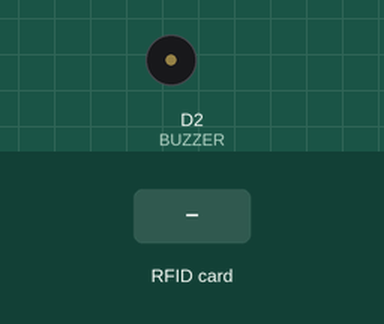
Recording of a sketch running on a simulated ESP8266 (NodeMCU). Shown: buzzer (waves = sounding, pin HIGH). The inputs (shaded band) are chosen by the test bench. WiFi joins after 1.5 s; servers stay silent unless stated; uploads are accepted with an empty reply; what the sketch prints to the serial monitor is not drawn.

Above: at 6.7 s.
6.8 s: RFID card 5E 7A 19 C4 held to the reader
At 7.0 s:
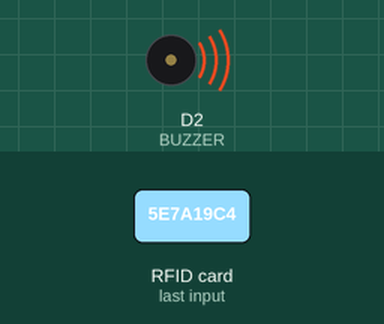
Timing chart, 0 to 9.8 s (numbered marks = the images above; inputs shaded):
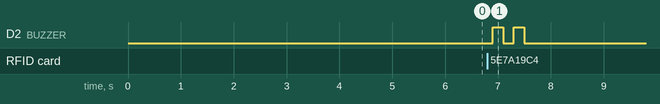

The sketch:

WheelChair.ino
```cpp
#include <SPI.h>
#include <MFRC522.h>
#include <Arduino.h>
#include <ESP8266WiFi.h>
#include <ESP8266WiFiMulti.h>
#include <ESP8266HTTPClient.h>
#include <WiFiClient.h>
#include <WiFiClientSecureBearSSL.h>

// Pin definitions for the RFID reader and buzzer
#define RST_PIN  D3     // Reset pin for the MFRC522
#define SS_PIN   D4     // Slave select pin for the MFRC522
#define BUZZER   D2     // Buzzer pin

// Create an instance of the MFRC522 class
MFRC522 mfrc522(SS_PIN, RST_PIN);
MFRC522::MIFARE_Key key;
ESP8266WiFiMulti WiFiMulti;  // WiFi multi-connect manager
MFRC522::StatusCode status;  // Variable to store status codes

// Block number to read data from
int blockNum = 2;

// Buffer for reading data from the RFID block
byte bufferLen = 18; // Buffer length (16 bytes + 2 for status)
byte readBlockData[18]; // Array to hold block data

String data2; // To hold the complete URL for the HTTP request
const String data1 = "https://script.google.com/macros/s/---API key has been removed---/exec?name="; // Base URL
const String room = "&room=Floor1_Room2";  // Room identifier
void setup()
{
  // Initialize serial communications with the PC
  Serial.begin(9600);

  // Wait for a few seconds for the user to prepare
  for (uint8_t t = 4; t > 0; t--)
  {
    Serial.printf("[SETUP] WAIT %d...\n", t);
    delay(1000); // Delay for 1 second
  }

  // Set the WiFi mode to Station
  WiFi.mode(WIFI_STA);

  // Add your WiFi credentials here
  WiFiMulti.addAP("iot", "project1234");

  // Set the buzzer pin as OUTPUT
  pinMode(BUZZER, OUTPUT);

  // Initialize the SPI bus for communication with the RFID reader
  SPI.begin();

  // Attempt to connect to WiFi
  Serial.println("[SETUP] Connecting to WiFi...");

  while (WiFiMulti.run() != WL_CONNECTED)
  {
    Serial.print(".");
    delay(500); // Wait for connection
  }

  // When connected, print WiFi status and IP address
  Serial.println();
  Serial.println("WiFi connected!");
  Serial.print("IP Address: ");
  Serial.println(WiFi.localIP());
}

void loop()
{
  // Initialize the MFRC522 module
  mfrc522.PCD_Init();

  // Check for new RFID cards
  if (!mfrc522.PICC_IsNewCardPresent())
  {
    return; // Exit if no new card is detected
  }

  // Select one of the cards
  if (!mfrc522.PICC_ReadCardSerial())
  {
    return; // Exit if card selection failed
  }

  // Reading data from the specified block
  Serial.println(F("Reading last data from RFID..."));
  ReadDataFromBlock(blockNum, readBlockData);

  // Print the data read from the RFID block
  Serial.print(F("Last data in RFID:"));
  Serial.print(blockNum);
  Serial.print(F(" --> "));
  for (int j = 0; j < 16; j++)
  {
    Serial.write(readBlockData[j]); // Output the data byte by byte
  }
  Serial.println();

  // Activate the buzzer to indicate successful reading
  for (int i = 0; i < 2; i++) {
    digitalWrite(BUZZER, HIGH);
    delay(200);
    digitalWrite(BUZZER, LOW);
    delay(200);
  }

  // Wait for WiFi connection
  if (WiFiMulti.run() == WL_CONNECTED)
  {
    std::unique_ptr<BearSSL::WiFiClientSecure> client(new BearSSL::WiFiClientSecure);
    client->setInsecure(); // Disable SSL certificate verification for simplicity

    // Construct the complete URL for the HTTP request
    data2 = data1 + String((char*)readBlockData) + room;
    data2.trim();
    Serial.println(data2);

    HTTPClient https; // Create an HTTP client
    Serial.print(F("[HTTPS] begin...\n"));

    if (https.begin(*client, (String)data2)) // Start connection
    {
      Serial.print(F("[HTTPS] GET...\n"));
      int httpCode = https.GET(); // Send the GET request

      // Check for errors
      if (httpCode > 0)
      {
        Serial.printf("[HTTPS] GET... code: %d\n", httpCode); // Log the response code
      }
      else
      {
        Serial.printf("[HTTPS] GET... failed, error: %s\n", https.errorToString(httpCode).c_str());
      }
      https.end(); // End the HTTP connection
      delay(1000); // Delay before the next loop
    }
    else
    {
      Serial.printf("[HTTPS] Unable to connect\n");
    }
  }
}

// Function to read data from a specific block on the RFID card
void ReadDataFromBlock(int blockNum, byte readBlockData[])
{
  // Prepare the key for authentication (default key is 0xFFFFFFFFFFFF)
  for (byte i = 0; i < 6; i++)
  {
    key.keyByte[i] = 0xFF;
  }

  // Authenticate the desired data block for read access using Key A
  status = mfrc522.PCD_Authenticate(MFRC522::PICC_CMD_MF_AUTH_KEY_A, blockNum, &key, &(mfrc522.uid));

  if (status != MFRC522::STATUS_OK)
  {
     Serial.print("Authentication failed for Read: ");
     Serial.println(mfrc522.GetStatusCodeName(status));
     return; // Exit on authentication failure
  }
  else
  {
    Serial.println("Authentication success");
  }

  // Read data from the block
  status = mfrc522.MIFARE_Read(blockNum, readBlockData, &bufferLen);
  if (status != MFRC522::STATUS_OK)
  {
    Serial.print("Reading failed: ");
    Serial.println(mfrc522.GetStatusCodeName(status));
    return; // Exit on read failure
  }
  else
  {
    Serial.println("Block was read successfully");
  }
}
```

Measured:
- after the input at 6.8 s, D2 (BUZZER): alternates HIGH for 0.20 s and LOW for 0.20 s, 4 changes in all, then stays LOW, starting after 0.10 s
